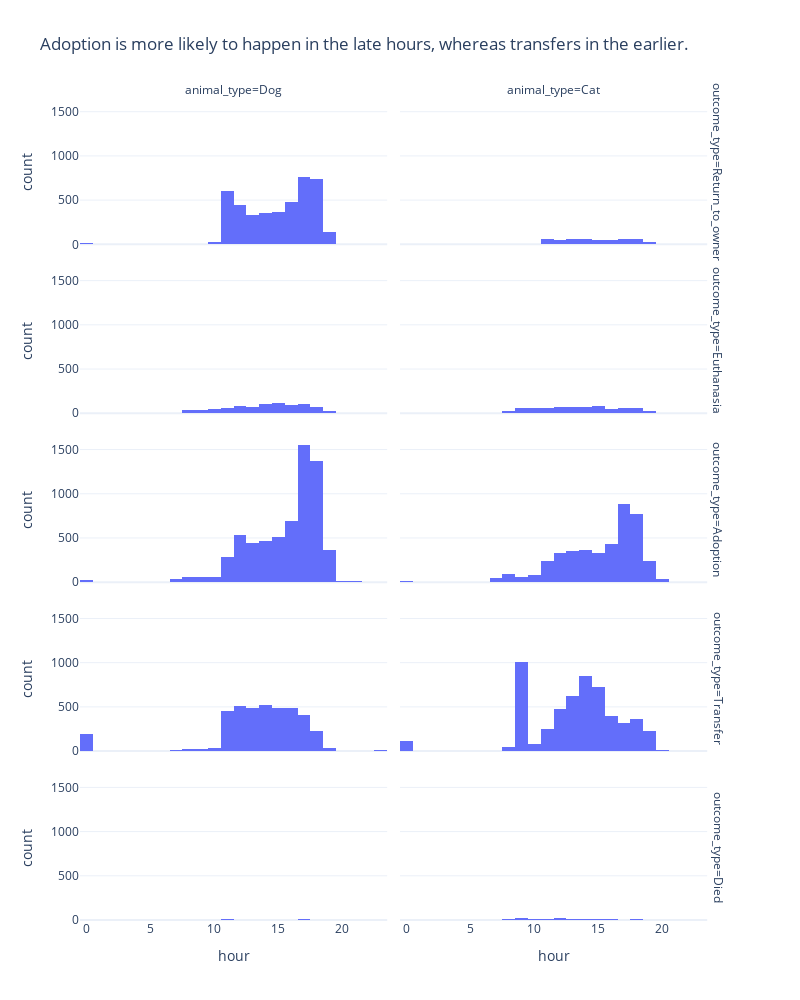

Write notebook code for a chart like this one.
### Markdown cell above
* It would be a consideration to neuter/spay pets to increase their likelihood of being adopted.
* Intact are less likely to be adopted.

### Code cell
px.histogram(df_train, x = 'hour', facet_row = 'outcome_type', facet_col = 'animal_type', height = 1000, width = 800, title = 'Adoption is more likely to happen in the late hours, whereas transfers in the earlier.')

### Figure 1 — Plotly figure (JSON) as saved in the notebook; plotly's stock layout.template omitted (floating-point values rounded to 4 significant figures; data arrays with more than 128 entries replaced by an {"elided": "..."} marker saying what was removed)
{"data": [{"alignmentgroup": "True", "bingroup": "x", "hovertemplate": "outcome_type=Return_to_owner<br>animal_type=Dog<br>hour=%{x}<br>count=%{y}<extra></extra>", "legendgroup": "", "marker": {"color": "#636efa", "pattern": {"shape": ""}}, "name": "", "offsetgroup": "", "orientation": "v", "showlegend": false, "type": "histogram", "x": {"elided": "4286 int values"}, "xaxis": "x9", "yaxis": "y9"}, {"alignmentgroup": "True", "bingroup": "x", "hovertemplate": "outcome_type=Return_to_owner<br>animal_type=Cat<br>hour=%{x}<br>count=%{y}<extra></extra>", "legendgroup": "", "marker": {"color": "#636efa", "pattern": {"shape": ""}}, "name": "", "offsetgroup": "", "orientation": "v", "showlegend": false, "type": "histogram", "x": {"elided": "500 int values"}, "xaxis": "x10", "yaxis": "y10"}, {"alignmentgroup": "True", "bingroup": "x", "hovertemplate": "outcome_type=Euthanasia<br>animal_type=Dog<br>hour=%{x}<br>count=%{y}<extra></extra>", "legendgroup": "", "marker": {"color": "#636efa", "pattern": {"shape": ""}}, "name": "", "offsetgroup": "", "orientation": "v", "showlegend": false, "type": "histogram", "x": {"elided": "845 int values"}, "xaxis": "x7", "yaxis": "y7"}, {"alignmentgroup": "True", "bingroup": "x", "hovertemplate": "outcome_type=Euthanasia<br>animal_type=Cat<br>hour=%{x}<br>count=%{y}<extra></extra>", "legendgroup": "", "marker": {"color": "#636efa", "pattern": {"shape": ""}}, "name": "", "offsetgroup": "", "orientation": "v", "showlegend": false, "type": "histogram", "x": {"elided": "710 int values"}, "xaxis": "x8", "yaxis": "y8"}, {"alignmentgroup": "True", "bingroup": "x", "hovertemplate": "outcome_type=Adoption<br>animal_type=Dog<br>hour=%{x}<br>count=%{y}<extra></extra>", "legendgroup": "", "marker": {"color": "#636efa", "pattern": {"shape": ""}}, "name": "", "offsetgroup": "", "orientation": "v", "showlegend": false, "type": "histogram", "x": {"elided": "6497 int values"}, "xaxis": "x5", "yaxis": "y5"}, {"alignmentgroup": "True", "bingroup": "x", "hovertemplate": "outcome_type=Adoption<br>animal_type=Cat<br>hour=%{x}<br>count=%{y}<extra></extra>", "legendgroup": "", "marker": {"color": "#636efa", "pattern": {"shape": ""}}, "name": "", "offsetgroup": "", "orientation": "v", "showlegend": false, "type": "histogram", "x": {"elided": "4272 int values"}, "xaxis": "x6", "yaxis": "y6"}, {"alignmentgroup": "True", "bingroup": "x", "hovertemplate": "outcome_type=Transfer<br>animal_type=Dog<br>hour=%{x}<br>count=%{y}<extra></extra>", "legendgroup": "", "marker": {"color": "#636efa", "pattern": {"shape": ""}}, "name": "", "offsetgroup": "", "orientation": "v", "showlegend": false, "type": "histogram", "x": {"elided": "3917 int values"}, "xaxis": "x3", "yaxis": "y3"}, {"alignmentgroup": "True", "bingroup": "x", "hovertemplate": "outcome_type=Transfer<br>animal_type=Cat<br>hour=%{x}<br>count=%{y}<extra></extra>", "legendgroup": "", "marker": {"color": "#636efa", "pattern": {"shape": ""}}, "name": "", "offsetgroup": "", "orientation": "v", "showlegend": false, "type": "histogram", "x": {"elided": "5505 int values"}, "xaxis": "x4", "yaxis": "y4"}, {"alignmentgroup": "True", "bingroup": "x", "hovertemplate": "outcome_type=Died<br>animal_type=Dog<br>hour=%{x}<br>count=%{y}<extra></extra>", "legendgroup": "", "marker": {"color": "#636efa", "pattern": {"shape": ""}}, "name": "", "offsetgroup": "", "orientation": "v", "showlegend": false, "type": "histogram", "x": [11, 14, 13, 8, 11, 16, 9, 18, 10, 9, 0, 8, 17, 17, 11, 17, 11, 13, 15, 14, 13, 7, 12, 13, 15, 9, 18, 12, 14, 17, 11, 10, 15, 7, 16, 15, 17, 13, 15, 14, 17, 16, 17, 8, 11, 18, 18, 7, 19, 14], "xaxis": "x", "yaxis": "y"}, {"alignmentgroup": "True", "bingroup": "x", "hovertemplate": "outcome_type=Died<br>animal_type=Cat<br>hour=%{x}<br>count=%{y}<extra></extra>", "legendgroup": "", "marker": {"color": "#636efa", "pattern": {"shape": ""}}, "name": "", "offsetgroup": "", "orientation": "v", "showlegend": false, "type": "histogram", "x": {"elided": "147 int values"}, "xaxis": "x2", "yaxis": "y2"}], "layout": {"annotations": [{"font": {}, "showarrow": false, "text": "animal_type=Dog", "x": 0.24, "xanchor": "center", "xref": "paper", "y": 1, "yanchor": "bottom", "yref": "paper"}, {"font": {}, "showarrow": false, "text": "animal_type=Cat", "x": 0.74, "xanchor": "center", "xref": "paper", "y": 1, "yanchor": "bottom", "yref": "paper"}, {"font": {}, "showarrow": false, "text": "outcome_type=Died", "textangle": 90, "x": 0.98, "xanchor": "left", "xref": "paper", "y": 0.088, "yanchor": "middle", "yref": "paper"}, {"font": {}, "showarrow": false, "text": "outcome_type=Transfer", "textangle": 90, "x": 0.98, "xanchor": "left", "xref": "paper", "y": 0.294, "yanchor": "middle", "yref": "paper"}, {"font": {}, "showarrow": false, "text": "outcome_type=Adoption", "textangle": 90, "x": 0.98, "xanchor": "left", "xref": "paper", "y": 0.5, "yanchor": "middle", "yref": "paper"}, {"font": {}, "showarrow": false, "text": "outcome_type=Euthanasia", "textangle": 90, "x": 0.98, "xanchor": "left", "xref": "paper", "y": 0.706, "yanchor": "middle", "yref": "paper"}, {"font": {}, "showarrow": false, "text": "outcome_type=Return_to_owner", "textangle": 90, "x": 0.98, "xanchor": "left", "xref": "paper", "y": 0.912, "yanchor": "middle", "yref": "paper"}], "barmode": "relative", "height": 1000, "legend": {"tracegroupgap": 0}, "title": {"text": "Adoption is more likely to happen in the late hours, whereas transfers in the earlier."}, "width": 800, "xaxis": {"anchor": "y", "domain": [0, 0.48], "title": {"text": "hour"}}, "xaxis10": {"anchor": "y10", "domain": [0.5, 0.98], "matches": "x", "showticklabels": false}, "xaxis2": {"anchor": "y2", "domain": [0.5, 0.98], "matches": "x", "title": {"text": "hour"}}, "xaxis3": {"anchor": "y3", "domain": [0, 0.48], "matches": "x", "showticklabels": false}, "xaxis4": {"anchor": "y4", "domain": [0.5, 0.98], "matches": "x", "showticklabels": false}, "xaxis5": {"anchor": "y5", "domain": [0, 0.48], "matches": "x", "showticklabels": false}, "xaxis6": {"anchor": "y6", "domain": [0.5, 0.98], "matches": "x", "showticklabels": false}, "xaxis7": {"anchor": "y7", "domain": [0, 0.48], "matches": "x", "showticklabels": false}, "xaxis8": {"anchor": "y8", "domain": [0.5, 0.98], "matches": "x", "showticklabels": false}, "xaxis9": {"anchor": "y9", "domain": [0, 0.48], "matches": "x", "showticklabels": false}, "yaxis": {"anchor": "x", "domain": [0, 0.176], "title": {"text": "count"}}, "yaxis10": {"anchor": "x10", "domain": [0.824, 1], "matches": "y", "showticklabels": false}, "yaxis2": {"anchor": "x2", "domain": [0, 0.176], "matches": "y", "showticklabels": false}, "yaxis3": {"anchor": "x3", "domain": [0.206, 0.382], "matches": "y", "title": {"text": "count"}}, "yaxis4": {"anchor": "x4", "domain": [0.206, 0.382], "matches": "y", "showticklabels": false}, "yaxis5": {"anchor": "x5", "domain": [0.412, 0.588], "matches": "y", "title": {"text": "count"}}, "yaxis6": {"anchor": "x6", "domain": [0.412, 0.588], "matches": "y", "showticklabels": false}, "yaxis7": {"anchor": "x7", "domain": [0.618, 0.794], "matches": "y", "title": {"text": "count"}}, "yaxis8": {"anchor": "x8", "domain": [0.618, 0.794], "matches": "y", "showticklabels": false}, "yaxis9": {"anchor": "x9", "domain": [0.824, 1], "matches": "y", "title": {"text": "count"}}}}
